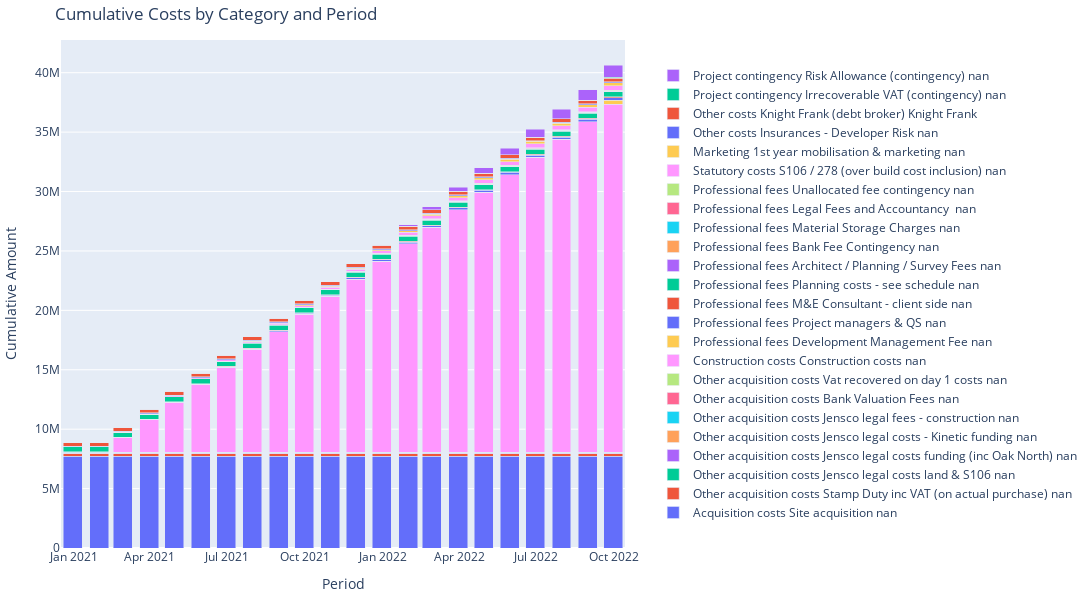

Write notebook code for a chart like this one.
### Code cell
visualiser.plot_cumulative_cost_summary(cashflow_instance)
